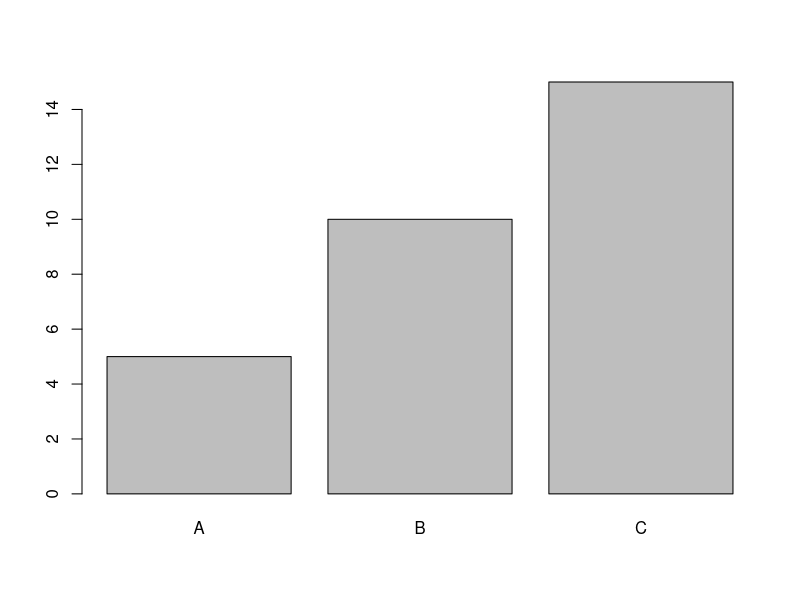
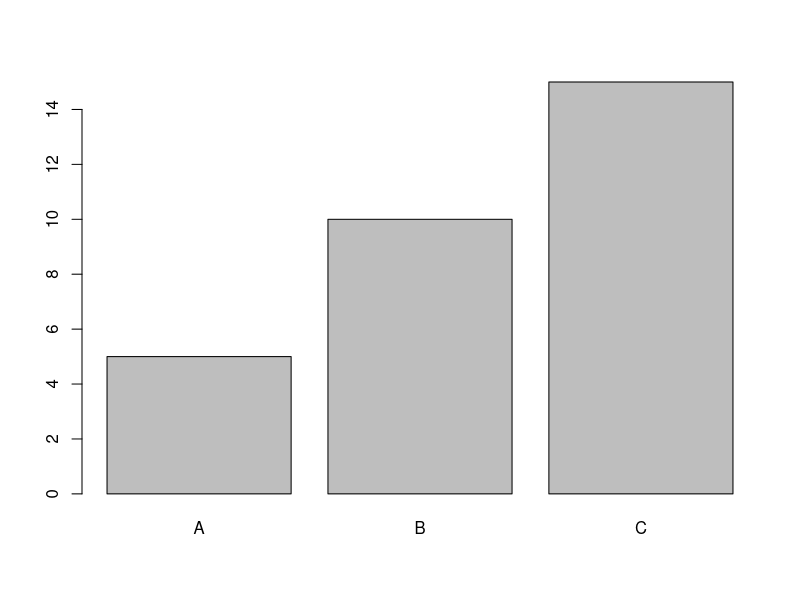

Reproduce these figures in R, in order.
## ---- chunk 1
getwd()
## ---- chunk 2
name <- 'Cali'
cat(name)
## ---- chunk 3
values <- c(5, 10, 15)
labels <- c("A", "B", "C")
barplot(values, names.arg = labels)
## ---- chunk 4
values <- c(5, 10, 15)
labels <- c("A", "B", "C")
barplot(values, names.arg = labels)
## ---- chunk 5
rm(list = ls())
